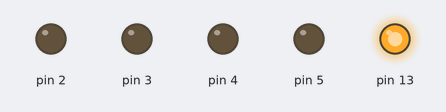
A sketch run on a simulated Arduino Uno, built with avr-gcc and run on an emulated ATmega328P. On the bench: output pins drawn as LEDs (lit = HIGH).

Above: at 0.5 s.
At 3.8 s:
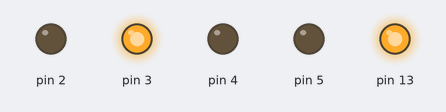
At 4.9 s:
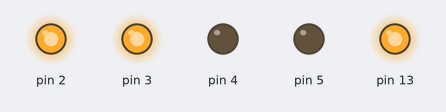
At 7.1 s:
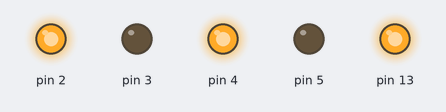
At 10.4 s:
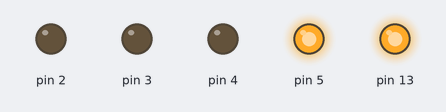
At 13.7 s:
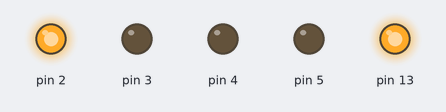
Timing chart, 0 to 14.3 s (numbered marks = the images above):
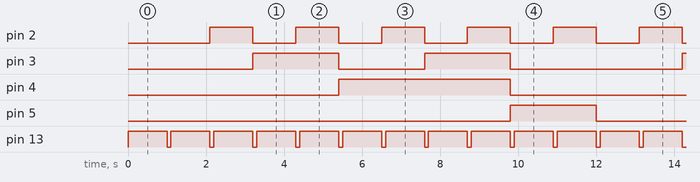

The sketch:

gvv_ard_7447.ino
```cpp
#include <Arduino.h>

int D,C,B,A;

void disp_7447(int D,int C,int B, int A)
{
  digitalWrite(2, A); //LSB
  digitalWrite(3, B);
  digitalWrite(4, C);
  digitalWrite(5, D); //MSB
}

void setup() {

pinMode(2, OUTPUT);
pinMode(3, OUTPUT);
pinMode(4, OUTPUT);
pinMode(5, OUTPUT);
pinMode(6, INPUT);
pinMode(7, INPUT);
pinMode(8, INPUT);
pinMode(9, INPUT);
pinMode(13, OUTPUT);

}

void loop() {

 digitalWrite(13, HIGH);
        delay(1000);

 disp_7447(0,0,0,0);

 digitalWrite(13, LOW);
        delay(100);


   digitalWrite(13, HIGH);
        delay(1000);

 disp_7447(0,0,0,1);

 digitalWrite(13, LOW);
        delay(100);


  digitalWrite(13, HIGH);
        delay(1000);

 disp_7447(0,0,1,0);

 digitalWrite(13, LOW);
        delay(100);


  digitalWrite(13, HIGH);
        delay(1000);

 disp_7447(0,0,1,1);

 digitalWrite(13, LOW);
        delay(100);


 digitalWrite(13, HIGH);
        delay(1000);

 disp_7447(0,1,0,0);

 digitalWrite(13, LOW);
        delay(100);


  digitalWrite(13, HIGH);
        delay(1000);

 disp_7447(0,1,0,1);

 digitalWrite(13, LOW);
        delay(100);

  digitalWrite(13, HIGH);
        delay(1000);

 disp_7447(0,1,1,0);

 digitalWrite(13, LOW);
        delay(100);

  digitalWrite(13, HIGH);
        delay(1000);

 disp_7447(0,1,1,1);

 digitalWrite(13, LOW);
        delay(100);

  digitalWrite(13, HIGH);
        delay(1000);

 disp_7447(1,0,0,0);

 digitalWrite(13, LOW);
        delay(100);

  digitalWrite(13, HIGH);
        delay(1000);

 disp_7447(1,0,0,1);

 digitalWrite(13, LOW);
        delay(100);

}
```

Measured:
- by itself, pin 2: alternates HIGH for 1.1 s and LOW for 1.1 s
- by itself, pin 3: repeats every 11.0 s: LOW 2.2 s, HIGH 2.2 s, LOW 4.4 s, HIGH 2.2 s
- by itself, pin 4: alternates HIGH for 4.4 s and LOW for 6.6 s
- by itself, pin 5: alternates HIGH for 2.2 s and LOW for 8.8 s
- by itself, pin 13: alternates HIGH for 1.0 s and LOW for 0.10 s
